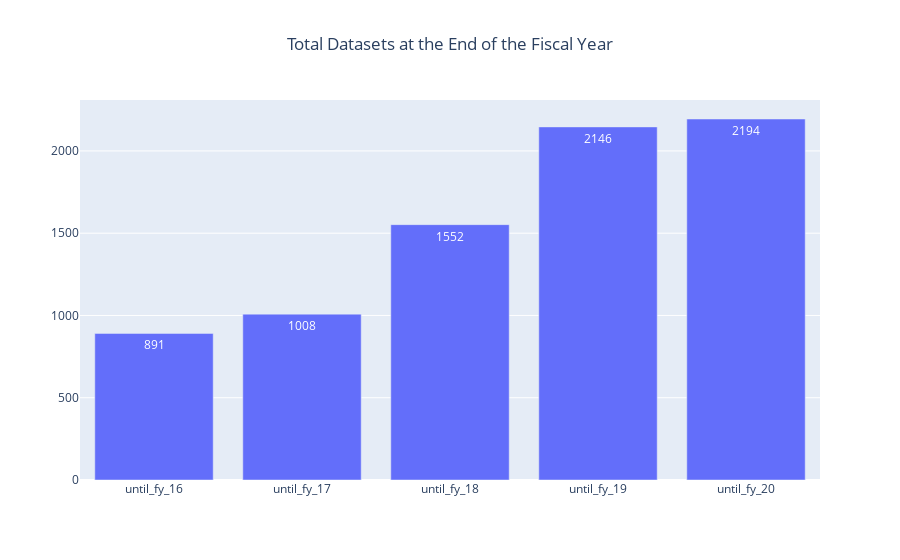

Write notebook code for a chart like this one.
### Code cell
fig = go.Figure(data=[go.Bar(
    x=num_datasets['FY'],
    y=num_datasets['Number of Datasets on ODP'],
    text=num_datasets['Number of Datasets on ODP'],
    textposition='auto')])

fig.update_layout(
     title=go.layout.Title(
        text="Total Datasets at the End of the Fiscal Year",
        xref="paper",
        x=.5)
    )
fig.show()

### Figure 1 — Plotly figure (JSON) as saved in the notebook; plotly's stock layout.template omitted (floating-point values rounded to 4 significant figures)
{"data": [{"text": [891, 1008, 1552, 2146, 2194], "textposition": "auto", "type": "bar", "x": ["until_fy_16", "until_fy_17", "until_fy_18", "until_fy_19", "until_fy_20"], "y": [891, 1008, 1552, 2146, 2194]}], "layout": {"title": {"text": "Total Datasets at the End of the Fiscal Year", "x": 0.5, "xref": "paper"}}}
